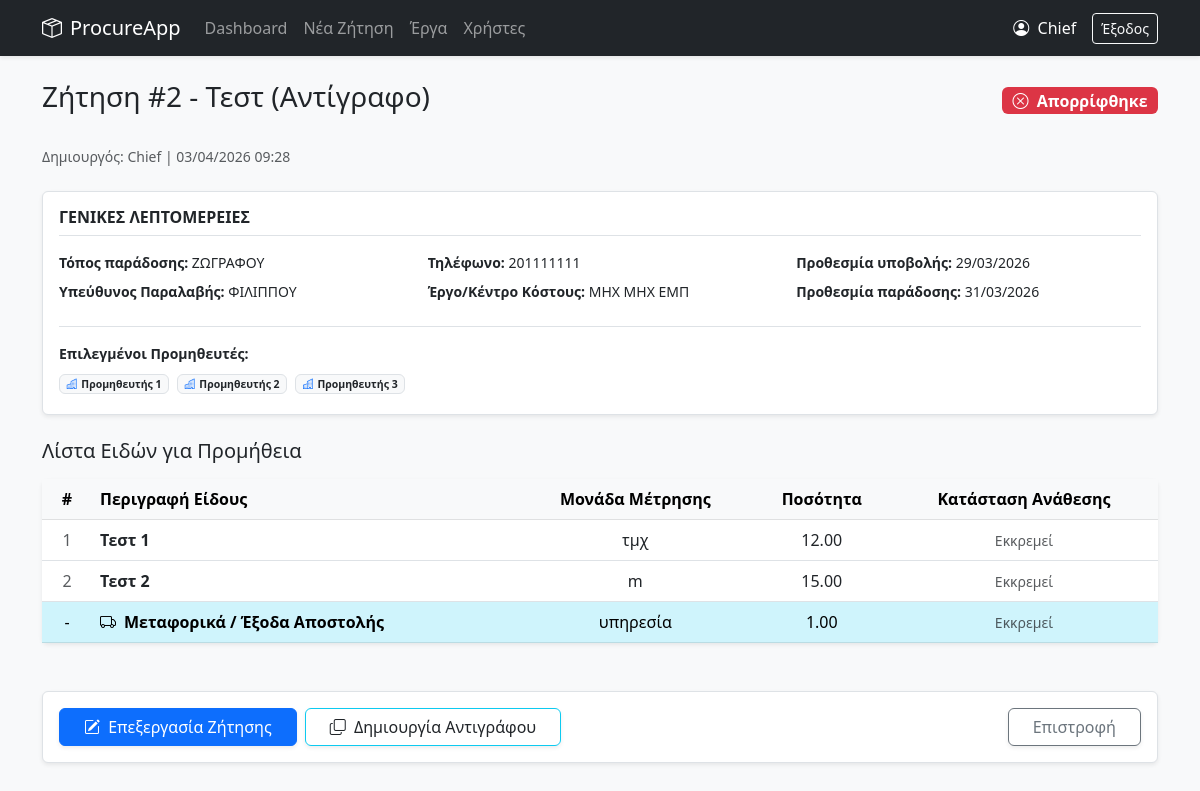
Page /company/requests/2 (signed in) on the committed database.
### models.py (models this page shows)
class RequestRFQ(db.Model):
    __tablename__ = "requests"
    id = db.Column(db.Integer, primary_key=True)
    title = db.Column(db.String(200), nullable=False)
    description = db.Column(db.Text, nullable=True)
    documents = db.Column(db.String(255), nullable=True)
    created_by = db.Column(db.String(100), nullable=False)
    created_at = db.Column(db.DateTime, default=datetime.utcnow)
    delivery_location = db.Column(db.String(255), nullable=True)
    receiving_manager = db.Column(db.String(120), nullable=True)
    phone = db.Column(db.String(50), nullable=True)
    submit_deadline = db.Column(db.DateTime, nullable=False)
    delivery_deadline = db.Column(db.DateTime, nullable=False)
    status = db.Column(db.String(20), default='open') # pending, open, closed, denied
    approved_by = db.Column(db.String(100), nullable=True)
    approved_at = db.Column(db.DateTime, nullable=True)
    denial_reason = db.Column(db.Text, nullable=True)
    winning_bid_id = db.Column(db.Integer, db.ForeignKey('bids.id'), nullable=True)
    cost_center_id = db.Column(db.Integer, db.ForeignKey('cost_centers.id'), nullable=True)
    cost_center = db.relationship('CostCenter', backref='rfqs')
    items = db.relationship('RequestItem', backref='rfq', lazy=True, cascade="all, delete-orphan")
    bids = db.relationship('Bid', backref='rfq', lazy=True, foreign_keys="[Bid.request_id]", cascade="all, delete-orphan")
    allowed_suppliers = db.relationship('AllowedSupplier', backref='rfq', lazy=True, cascade="all, delete-orphan")

class CostCenter(db.Model):
    __tablename__ = "cost_centers"
    id = db.Column(db.Integer, primary_key=True)
    code = db.Column(db.String(50), unique=True, nullable=False)
    name = db.Column(db.String(200), nullable=False)
    is_active = db.Column(db.Boolean, default=True, nullable=False)
    address = db.Column(db.String(250), nullable=True)             # Διεύθυνση Έργου
    project_manager = db.Column(db.String(120), nullable=True)     # Υπεύθυνος Έργου
    receiving_manager = db.Column(db.String(120), nullable=True)   # Υπεύθυνος Παραλαβής
    phone = db.Column(db.String(50), nullable=True)                # Τηλέφωνο

class AllowedSupplier(db.Model):
    __tablename__ = "allowed_suppliers"
    id = db.Column(db.Integer, primary_key=True)
    request_id = db.Column(db.Integer, db.ForeignKey("requests.id"), nullable=False)
    supplier_username = db.Column(db.String(100), nullable=False)

class RequestItem(db.Model):
    __tablename__ = "request_items"
    id = db.Column(db.Integer, primary_key=True)
    request_id = db.Column(db.Integer, db.ForeignKey("requests.id"), nullable=False)
    description = db.Column(db.String(255), nullable=False)
    unit = db.Column(db.String(50), nullable=True)
    quantity = db.Column(db.Numeric(12, 2), nullable=False)

### app.py (the view, shortened to what this page needs)
@app.route("/company/requests/<int:req_id>")
@require_roles("company", "chief")
def company_request_detail(req_id):
    rfq = RequestRFQ.query.get_or_404(req_id)
    bids = Bid.query.filter_by(request_id=req_id).all()
    awards_list = ItemAward.query.filter_by(request_id=req_id).all()
    awards = {aw.request_item_id: aw for aw in awards_list if aw.request_item_id is not None}
    shipping_awards = [aw for aw in awards_list if aw.request_item_id is None]
    shipping_winning_bid_ids = {aw.bid_id for aw in shipping_awards}
    awarded_summary = {}
    grand_total_awarded = Decimal(0)
    for sup, data in awarded_summary.items():
        data['overall_discount'] = data['subtotal'] * data['effective_disc_pct']
        data['final_total'] = data['subtotal'] - data['overall_discount']
        grand_total_awarded += data['final_total']
    receipts_list = ItemReceipt.query.filter_by(request_id=req_id).all()
    receipts = {r.request_item_id: r for r in receipts_list}
    return render_template("company_request_detail.html",
                           rfq=rfq, items=rfq.items, bids=bids, awards=awards,
                           shipping_awards=shipping_awards, shipping_winning_bid_ids=shipping_winning_bid_ids,
                           awarded_summary=awarded_summary, grand_total_awarded=grand_total_awarded, receipts=receipts)

### app.py (called while the page is built, shortened)
def require_roles(*roles):
    def wrap(fn):
        @wraps(fn)
        def inner(*args, **kwargs):
            if session.get("role") not in roles:
                flash("Δεν έχεις δικαίωμα πρόσβασης.", "danger")
                return redirect(url_for("login"))
            return fn(*args, **kwargs)
        return inner
    return wrap

def is_editable_by_current_user(rfq: "RequestRFQ") -> bool:
    if session.get("name") != rfq.created_by:
        return False
    return rfq.status == "pending"

def get_phase_key(rfq: "RequestRFQ") -> str:
    if rfq.status == "denied": return "denied"

@app.context_processor
def utility_processor():
    unread_notifs = []
    if 'username' in session:
        u = User.query.filter_by(username=session['username']).first()
        if u:
            unread_notifs = Notification.query.filter_by(user_id=u.id, is_read=False).order_by(Notification.created_at.desc()).all()
    return dict(phase_info=phase_info, is_editable_by_current_user=is_editable_by_current_user, now=datetime.utcnow(), unread_notifs=unread_notifs)

### templates/company_request_detail.html (shortened to what this page needs)
{% extends "base.html" %}
{% block content %}
<div class="d-flex justify-content-between align-items-center mb-4">
    <h3>Ζήτηση #{{ rfq.id }} - {{ rfq.title }}</h3>
    <div>
        <span class="{{ phase_info(rfq).badge }} fs-6">
            <i class="bi {{ phase_info(rfq).icon }} me-1"></i> {{ phase_info(rfq).label }}
        </span>
    </div>
</div>
<p class="text-muted mb-4 small">
    Δημιουργός: {{ rfq.created_by }} | {{ rfq.created_at.strftime('%d/%m/%Y %H:%M') if rfq.created_at else '' }}
</p>
{% set can_modify = rfq.status != 'closed' and rfq.status != 'received' and (rfq.status != 'pending_final_approval' or session.get('role') == 'chief') %}
<div class="row mb-4 g-3">
    <div class="col-md-12">
        <div class="p-3 border rounded bg-white shadow-sm small">
            <h6 class="fw-bold mb-3 border-bottom pb-2 text-uppercase">Γενικές λεπτομέρειες</h6>
            <div class="row">
                <div class="col-md-4">
                    <p class="mb-2"><strong>Τόπος παράδοσης:</strong> {{ rfq.delivery_location or '-' }}</p>
                    <p class="mb-2"><strong>Υπεύθυνος Παραλαβής:</strong> {{ rfq.receiving_manager or '-' }}</p>
                </div>
                <div class="col-md-4">
                    <p class="mb-2"><strong>Τηλέφωνο:</strong> {{ rfq.phone or '-' }}</p>
                    <p class="mb-2"><strong>Έργο/Κέντρο Κόστους:</strong> {{ rfq.cost_center.name if rfq.cost_center else '-' }}</p>
                </div>
                <div class="col-md-4">
                    <p class="mb-2"><strong>Προθεσμία υποβολής:</strong> {{ rfq.submit_deadline.strftime('%d/%m/%Y') if rfq.submit_deadline else '-' }}</p>
                    <p class="mb-0"><strong>Προθεσμία παράδοσης:</strong> {{ rfq.delivery_deadline.strftime('%d/%m/%Y') if rfq.delivery_deadline else '-' }}</p>
                </div>
            </div>
            <div class="mt-3 pt-3 border-top">
                <p class="mb-2"><strong>Επιλεγμένοι Προμηθευτές:</strong></p>
                <div>
                    {% if rfq.allowed_suppliers %}
                        {% for allowed in rfq.allowed_suppliers %}
                            <span class="badge bg-light text-dark border me-1 mb-1">
                                <i class="bi bi-buildings text-primary me-1"></i>{{ allowed.supplier_username }}
                            </span>
                        {% endfor %}
                    {% else %}
                        <span class="text-muted small"><em>Δεν έχουν επιλεγεί προμηθευτές.</em></span>
                    {% endif %}
                </div>
            </div>
        </div>
    </div>
</div>
<h5 class="mb-3 mt-4">Λίστα Ειδών για Προμήθεια</h5>
<div class="card shadow-sm border-0 mb-4">
    <div class="table-responsive">
        <table class="table table-hover align-middle mb-0 text-center">
            <thead class="table-light">
                <tr>
                    <th style="width: 50px;">#</th>
                    <th class="text-start">Περιγραφή Είδους</th>
                    <th>Μονάδα Μέτρησης</th>
                    <th>Ποσότητα</th>
                    <th>Κατάσταση Ανάθεσης</th>
                </tr>
            </thead>
            <tbody>
                {% if items %}
                    {% for item in items %}
                    <tr>
                        <td class="text-muted">{{ loop.index }}</td>
                        <td class="text-start fw-bold">{{ item.description }}</td>
                        <td>{{ item.unit or 'τμχ' }}</td>
                        <td>{{ "%.2f"|format(item.quantity) }}</td>
                        <td>
                            {% if item.id in awards %}
                                <span class="badge bg-success">Ανατέθηκε σε: {{ awards[item.id].supplier_name }}</span>
                            {% else %}
                                <span class="text-muted small italic">Εκκρεμεί</span>
                            {% endif %}
                        </td>
                    </tr>
                    {% endfor %}
                {% else %}
                    <tr>
                        <td colspan="5" class="py-4 text-danger italic">Δεν βρέθηκαν είδη σε αυτή τη ζήτηση.</td>
                    </tr>
                {% endif %}
                <tr class="table-info">
                    <td>-</td>
                    <td class="text-start fw-bold"><i class="bi bi-truck me-2"></i>Μεταφορικά / Έξοδα Αποστολής</td>
                    <td>υπηρεσία</td>
                    <td>1.00</td>
                    <td>
                        {% if shipping_awards %}
                            {% for sa in shipping_awards %}
                                <div class="badge bg-success mb-1">Ανατέθηκε σε: {{ sa.supplier_name }}</div>
                            {% endfor %}
                        {% else %}
                            <span class="text-muted small italic">Εκκρεμεί</span>
                        {% endif %}
                    </td>
                </tr>
            </tbody>
        </table>
    </div>
</div>
<div class="d-flex align-items-center gap-2 mt-5 mb-4 p-3 bg-white border rounded shadow-sm">
    {% if is_editable_by_current_user(rfq) or session.get('role') == 'chief' %}
        {% if rfq.status != 'closed' and rfq.status != 'received' %}
        <a href="{{ url_for('edit_request', req_id=rfq.id) }}" class="btn btn-primary px-4 shadow-sm">
            <i class="bi bi-pencil-square me-1"></i> Επεξεργασία Ζήτησης
        </a>
        {% endif %}
    {% endif %}
    <a href="{{ url_for('new_request', clone_id=rfq.id) }}" class="btn btn-outline-info px-4 shadow-sm text-dark">
        <i class="bi bi-copy me-1"></i> Δημιουργία Αντιγράφου
    </a>
    <div class="ms-auto d-flex gap-2">
        <a href="{{ url_for('company_dashboard') }}" class="btn btn-outline-secondary px-4 shadow-sm">Επιστροφή</a>
    </div>
</div>
{% endblock %}

### templates/base.html (style rules this page uses)
body { background-color: #f8f9fa; font-family: system-ui, -apple-system, sans-serif; }
.card { border: none; box-shadow: 0 2px 8px rgba(0,0,0,.05); margin-bottom: 1.5rem; }

### rows in the picture
RequestRFQ: id "2", title "Τεστ (Αντίγραφο)", status "Απορρίφθηκε", created_by "Chief", created_at "03/04/2026 09:28", delivery_location "ΖΩΓΡΑΦΟΥ", receiving_manager "ΦΙΛΙΠΠΟΥ", phone "201111111", submit_deadline "29/03/2026", delivery_deadline "31/03/2026"
CostCenter: cost_center "ΜΗΧ ΜΗΧ ΕΜΠ"
AllowedSupplier: supplier_username "Προμηθευτής 1"
AllowedSupplier: supplier_username "Προμηθευτής 2"
AllowedSupplier: supplier_username "Προμηθευτής 3"
RequestItem: description "Τεστ 1", unit "τμχ", quantity "12.00", shows "Εκκρεμεί"
RequestItem: description "Τεστ 2", unit "m", quantity "15.00", shows "Εκκρεμεί"

### other values in the picture
{{ session.get('name') }} "Chief"
